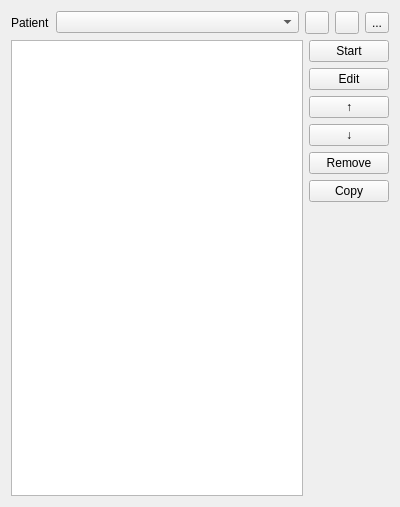
<?xml version="1.0" encoding="UTF-8"?>
<ui version="4.0">
 <class>examtab</class>
 <widget class="QWidget" name="examtab">
  <property name="geometry">
   <rect>
    <x>0</x>
    <y>0</y>
    <width>400</width>
    <height>507</height>
   </rect>
  </property>
  <property name="windowTitle">
   <string>Form</string>
  </property>
  <layout class="QVBoxLayout" name="verticalLayout_2">
   <item>
    <layout class="QHBoxLayout" name="horizontalLayout_2">
     <item>
      <widget class="QLabel" name="label">
       <property name="text">
        <string>Patient</string>
       </property>
      </widget>
     </item>
     <item>
      <widget class="QComboBox" name="comboBox">
       <property name="sizePolicy">
        <sizepolicy hsizetype="Expanding" vsizetype="Fixed">
         <horstretch>0</horstretch>
         <verstretch>0</verstretch>
        </sizepolicy>
       </property>
      </widget>
     </item>
     <item>
      <widget class="QToolButton" name="newPatientButton">
       <property name="text">
        <string/>
       </property>
       <property name="icon">
        <iconset theme="QIcon::ThemeIcon::ListAdd"/>
       </property>
      </widget>
     </item>
     <item>
      <widget class="QToolButton" name="editPatientButton">
       <property name="text">
        <string/>
       </property>
       <property name="icon">
        <iconset theme="QIcon::ThemeIcon::DocumentProperties"/>
       </property>
      </widget>
     </item>
     <item>
      <widget class="QToolButton" name="deletePatientButton">
       <property name="text">
        <string>...</string>
       </property>
       <property name="icon">
        <iconset theme="QIcon::ThemeIcon::EditClear"/>
       </property>
      </widget>
     </item>
    </layout>
   </item>
   <item>
    <layout class="QHBoxLayout" name="horizontalLayout_3">
     <item>
      <widget class="QTableWidget" name="tableWidget">
       <property name="lineWidth">
        <number>0</number>
       </property>
       <property name="selectionMode">
        <enum>QAbstractItemView::SelectionMode::SingleSelection</enum>
       </property>
       <property name="selectionBehavior">
        <enum>QAbstractItemView::SelectionBehavior::SelectRows</enum>
       </property>
       <property name="showGrid">
        <bool>false</bool>
       </property>
      </widget>
     </item>
     <item>
      <layout class="QVBoxLayout" name="verticalLayout">
       <item>
        <widget class="QPushButton" name="scanButton">
         <property name="text">
          <string>Start</string>
         </property>
        </widget>
       </item>
       <item>
        <widget class="QPushButton" name="editExamButton">
         <property name="text">
          <string>Edit</string>
         </property>
        </widget>
       </item>
       <item>
        <widget class="QPushButton" name="shiftUpButton">
         <property name="text">
          <string>↑</string>
         </property>
        </widget>
       </item>
       <item>
        <widget class="QPushButton" name="shiftDownButton">
         <property name="text">
          <string>↓</string>
         </property>
        </widget>
       </item>
       <item>
        <widget class="QPushButton" name="removeExamButton">
         <property name="text">
          <string>Remove</string>
         </property>
        </widget>
       </item>
       <item>
        <widget class="QPushButton" name="copyButton">
         <property name="text">
          <string>Copy</string>
         </property>
        </widget>
       </item>
       <item>
        <spacer name="verticalSpacer">
         <property name="orientation">
          <enum>Qt::Orientation::Vertical</enum>
         </property>
         <property name="sizeHint" stdset="0">
          <size>
           <width>20</width>
           <height>40</height>
          </size>
         </property>
        </spacer>
       </item>
      </layout>
     </item>
    </layout>
   </item>
  </layout>
 </widget>
 <resources/>
 <connections/>
</ui>
